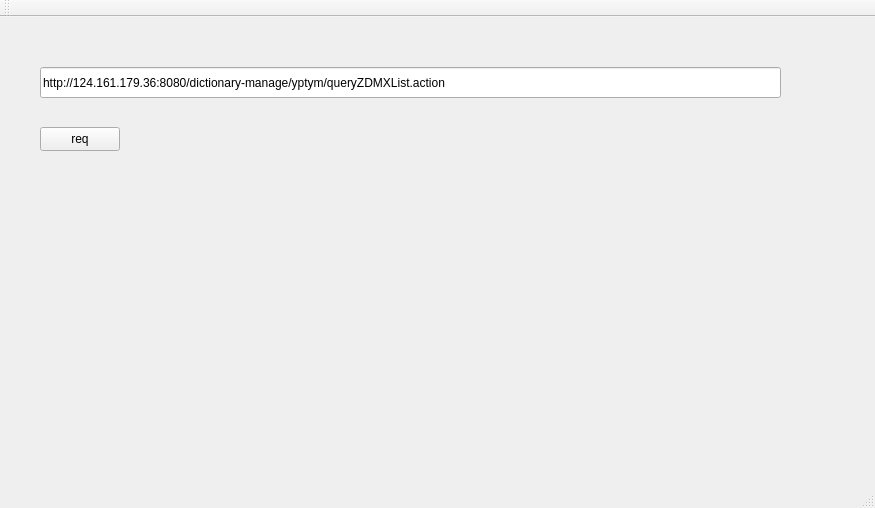
<?xml version="1.0" encoding="UTF-8"?>
<ui version="4.0">
 <class>MainWindow</class>
 <widget class="QMainWindow" name="MainWindow">
  <property name="geometry">
   <rect>
    <x>0</x>
    <y>0</y>
    <width>875</width>
    <height>508</height>
   </rect>
  </property>
  <property name="windowTitle">
   <string>MainWindow</string>
  </property>
  <widget class="QWidget" name="centralWidget">
   <widget class="QLineEdit" name="lineEdit">
    <property name="geometry">
     <rect>
      <x>40</x>
      <y>50</y>
      <width>741</width>
      <height>31</height>
     </rect>
    </property>
    <property name="text">
     <string>http://124.161.179.36:8080/dictionary-manage/yptym/queryZDMXList.action</string>
    </property>
   </widget>
   <widget class="QPushButton" name="pushButton">
    <property name="geometry">
     <rect>
      <x>40</x>
      <y>110</y>
      <width>80</width>
      <height>24</height>
     </rect>
    </property>
    <property name="text">
     <string>req</string>
    </property>
   </widget>
  </widget>
  <widget class="QMenuBar" name="menuBar">
   <property name="geometry">
    <rect>
     <x>0</x>
     <y>0</y>
     <width>875</width>
     <height>25</height>
    </rect>
   </property>
  </widget>
  <widget class="QToolBar" name="mainToolBar">
   <attribute name="toolBarArea">
    <enum>TopToolBarArea</enum>
   </attribute>
   <attribute name="toolBarBreak">
    <bool>false</bool>
   </attribute>
  </widget>
  <widget class="QStatusBar" name="statusBar"/>
 </widget>
 <layoutdefault spacing="6" margin="11"/>
 <resources/>
 <connections/>
</ui>
